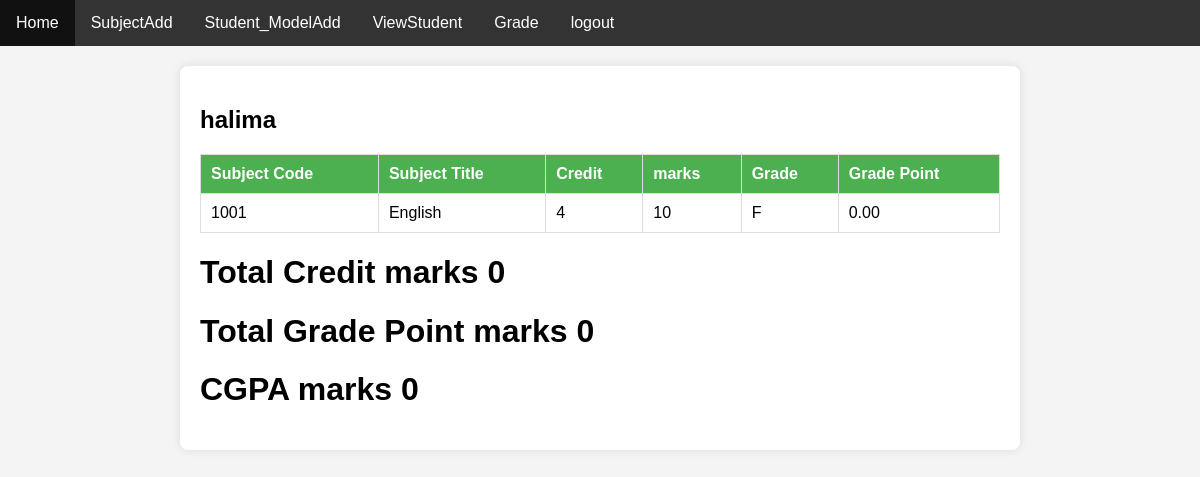
Screenshot of /viewMarksPage/2 with the database file from the repository.
### myApp/models.py (models this page shows, shortened)
class Student_Model(models.Model):
    gender=[
        ('male','Male'),
        ('female','Female')
    ]
    name=models.CharField(max_length=100,null=True)
    age=models.IntegerField()
    depertment=models.CharField(max_length=120,null=True)
    subject=models.ManyToManyField(subjectModel,null=True)
    gender=models.CharField(choices=gender,null=True,max_length=120)

class grade(models.Model):
    subject=models.ForeignKey(subjectModel,on_delete=models.CASCADE,null=True)
    student=models.ForeignKey(Student_Model,on_delete=models.CASCADE,null=True)
    marks=models.IntegerField()
    letter_grade = models.CharField(max_length=2, blank=True)

class subjectModel(models.Model):
    subject_name=models.CharField(max_length=100,null=True,)
    student_code=models.CharField(max_length=100,null=True)
    credit=models.IntegerField(null=True)

### myApp/views.py (the view, shortened to what this page needs)
# urls.py: path('viewMarksPage/<str:student_id>', viewMarksPage,name="viewMarksPage")
def viewMarksPage(request, student_id):
    student = Student_Model.objects.get(pk=student_id)
    marks = grade.objects.filter(student=student)
    total_credit = 0
    total_grade_point = 0
    cgpa=0
    for mark in marks:
        subject_credit = int(mark.subject.credit)
    context = {
        'student': student,
        'marks': marks,
        'total_credit': total_credit,
        'total_grade_point': total_grade_point,
        'cgpa':cgpa
    }
    return render(request, 'viewMarksPage.html', context)

### template/viewMarksPage.html (shortened to what this page needs)
{% include "base.html" %}
{% block content %}
<!DOCTYPE html>
<html lang="en">
<head>
</head>
<body>
<div class="container">
    <h2> {{ student.name }}</h2>
    <table>
        <thead>
            <tr>
                <th>Subject Code</th>
                <th>Subject Title</th>
                <th>Credit</th>
                <th>marks</th>
                <th>Grade</th>
                <th>Grade Point</th>
            </tr>
        </thead>
        <tbody>
            {% for i in marks.all %}
                <tr>
                    <td>{{ i.subject.student_code }}</td>
                    <td>{{ i.subject.subject_name }}</td>
                    <td>{{ i.subject.credit }}</td>
                    <td>{{ i.marks }}</td>
                    <td>
                        {% if i.marks >= 80 %}
                            A+
                        {% elif i.marks >= 75 %}
                            A
                        {% elif i.marks >= 70 %}
                            A-
                        {% elif i.marks >= 65 %}
                            B+
                        {% elif i.marks >= 60 %}
                            B
                        {% elif i.marks >= 55 %}
                            B-
                        {% elif i.marks >= 50 %}
                            C+
                        {% elif i.marks >= 45 %}
                            C
                        {% elif i.marks >= 40 %}
                            D
                        {% else %}
                            F
                        {% endif %}
                    </td>
                    <td>
                        {% if i.marks >= 80 %}
                            4.00
                        {% elif i.marks >= 75 %}
                            3.75
                        {% elif i.marks >= 70 %}
                            3.50
                        {% elif i.marks >= 65 %}
                            3.25
                        {% elif i.marks >= 60 %}
                            3.00
                        {% elif i.marks >= 55 %}
                            2.75
                        {% elif i.marks >= 50 %}
                            2.50
                        {% elif i.marks >= 45 %}
                            2.25
                        {% elif i.marks >= 40 %}
                            2.00
                        {% else %}
                            0.00
                        {% endif %}
                    </td>
                </tr>
            {% endfor %}
        </tbody>
    </table>
    <h1>Total Credit marks {{total_credit}}</h1>
    <h1>Total Grade Point marks {{total_grade_point}}</h1>
    <h1>CGPA marks {{cgpa}}</h1>
</div>
</body>
</html>
{% endblock content %}

### template/viewMarksPage.html (style rules this page uses)
body { font-family: Arial, sans-serif; background-color: #f4f4f4; margin: 0; padding: 0; }
.container { max-width: 800px; margin: 20px auto; background-color: #fff; padding: 20px; border-radius: 8px; box-shadow: 0 0 10px rgba(0, 0, 0, 0.1); }
table { width: 100%; border-collapse: collapse; margin-top: 20px; }
th, td { border: 1px solid #ddd; padding: 10px; text-align: left; }
th { background-color: #4caf50; color: white; }

### rows the page displays
Student_Model: name "halima"
grade: subject.student_code "1001", subject.subject_name "English", subject.credit "4", marks "10", shows "F", shows "0.00"

### other values shown
{{ total_credit }} "0"
{{ total_grade_point }} "0"
{{ cgpa }} "0"
